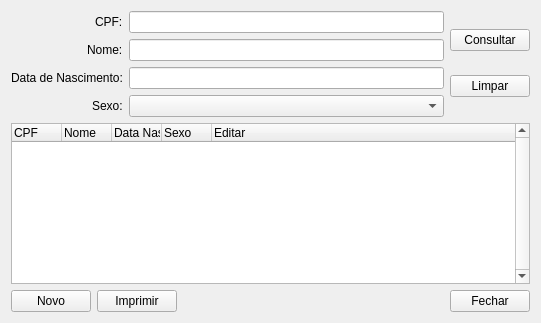
<?xml version="1.0" encoding="UTF-8"?>
<ui version="4.0">
 <class>ViewConsultarPessoa</class>
 <widget class="QWidget" name="ViewConsultarPessoa">
  <property name="geometry">
   <rect>
    <x>0</x>
    <y>0</y>
    <width>541</width>
    <height>323</height>
   </rect>
  </property>
  <property name="windowTitle">
   <string>Consultar Pessoas...</string>
  </property>
  <layout class="QVBoxLayout" name="verticalLayout_2">
   <item>
    <layout class="QHBoxLayout" name="horizontalLayout">
     <property name="sizeConstraint">
      <enum>QLayout::SetMinimumSize</enum>
     </property>
     <item>
      <layout class="QFormLayout" name="formLayout_2">
       <property name="labelAlignment">
        <set>Qt::AlignRight|Qt::AlignTrailing|Qt::AlignVCenter</set>
       </property>
       <item row="0" column="0">
        <widget class="QLabel" name="label">
         <property name="text">
          <string>CPF:</string>
         </property>
        </widget>
       </item>
       <item row="0" column="1">
        <widget class="QLineEdit" name="lineEdit"/>
       </item>
       <item row="1" column="0">
        <widget class="QLabel" name="label_2">
         <property name="text">
          <string>Nome:</string>
         </property>
        </widget>
       </item>
       <item row="1" column="1">
        <widget class="QLineEdit" name="lineEdit_2"/>
       </item>
       <item row="2" column="0">
        <widget class="QLabel" name="label_3">
         <property name="text">
          <string>Data de Nascimento:</string>
         </property>
        </widget>
       </item>
       <item row="2" column="1">
        <widget class="QLineEdit" name="lineEdit_3"/>
       </item>
       <item row="3" column="0">
        <widget class="QLabel" name="label_4">
         <property name="text">
          <string>Sexo:</string>
         </property>
        </widget>
       </item>
       <item row="3" column="1">
        <widget class="QComboBox" name="comboBox">
         <item>
          <property name="text">
           <string/>
          </property>
         </item>
         <item>
          <property name="text">
           <string>Feminino</string>
          </property>
         </item>
         <item>
          <property name="text">
           <string>Masculino</string>
          </property>
         </item>
        </widget>
       </item>
      </layout>
     </item>
     <item>
      <layout class="QVBoxLayout" name="verticalLayout">
       <item>
        <widget class="QPushButton" name="pushButton">
         <property name="text">
          <string>Consultar</string>
         </property>
        </widget>
       </item>
       <item>
        <widget class="QPushButton" name="pushButton_2">
         <property name="text">
          <string>Limpar</string>
         </property>
        </widget>
       </item>
      </layout>
     </item>
    </layout>
   </item>
   <item>
    <widget class="QTreeWidget" name="treeWidget">
     <property name="verticalScrollBarPolicy">
      <enum>Qt::ScrollBarAlwaysOn</enum>
     </property>
     <property name="sizeAdjustPolicy">
      <enum>QAbstractScrollArea::AdjustToContentsOnFirstShow</enum>
     </property>
     <attribute name="headerDefaultSectionSize">
      <number>50</number>
     </attribute>
     <attribute name="headerMinimumSectionSize">
      <number>30</number>
     </attribute>
     <column>
      <property name="text">
       <string>CPF</string>
      </property>
     </column>
     <column>
      <property name="text">
       <string>Nome</string>
      </property>
     </column>
     <column>
      <property name="text">
       <string>Data Nascimento</string>
      </property>
     </column>
     <column>
      <property name="text">
       <string>Sexo</string>
      </property>
     </column>
     <column>
      <property name="text">
       <string>Editar</string>
      </property>
     </column>
    </widget>
   </item>
   <item>
    <layout class="QHBoxLayout" name="horizontalLayout_2">
     <item>
      <widget class="QPushButton" name="pbNovo">
       <property name="text">
        <string>Novo</string>
       </property>
      </widget>
     </item>
     <item>
      <widget class="QPushButton" name="pbImprimir">
       <property name="text">
        <string>Imprimir</string>
       </property>
      </widget>
     </item>
     <item>
      <spacer name="horizontalSpacer">
       <property name="orientation">
        <enum>Qt::Horizontal</enum>
       </property>
       <property name="sizeHint" stdset="0">
        <size>
         <width>40</width>
         <height>20</height>
        </size>
       </property>
      </spacer>
     </item>
     <item>
      <widget class="QPushButton" name="pbFechar">
       <property name="text">
        <string>Fechar</string>
       </property>
      </widget>
     </item>
    </layout>
   </item>
  </layout>
 </widget>
 <resources/>
 <connections/>
</ui>
